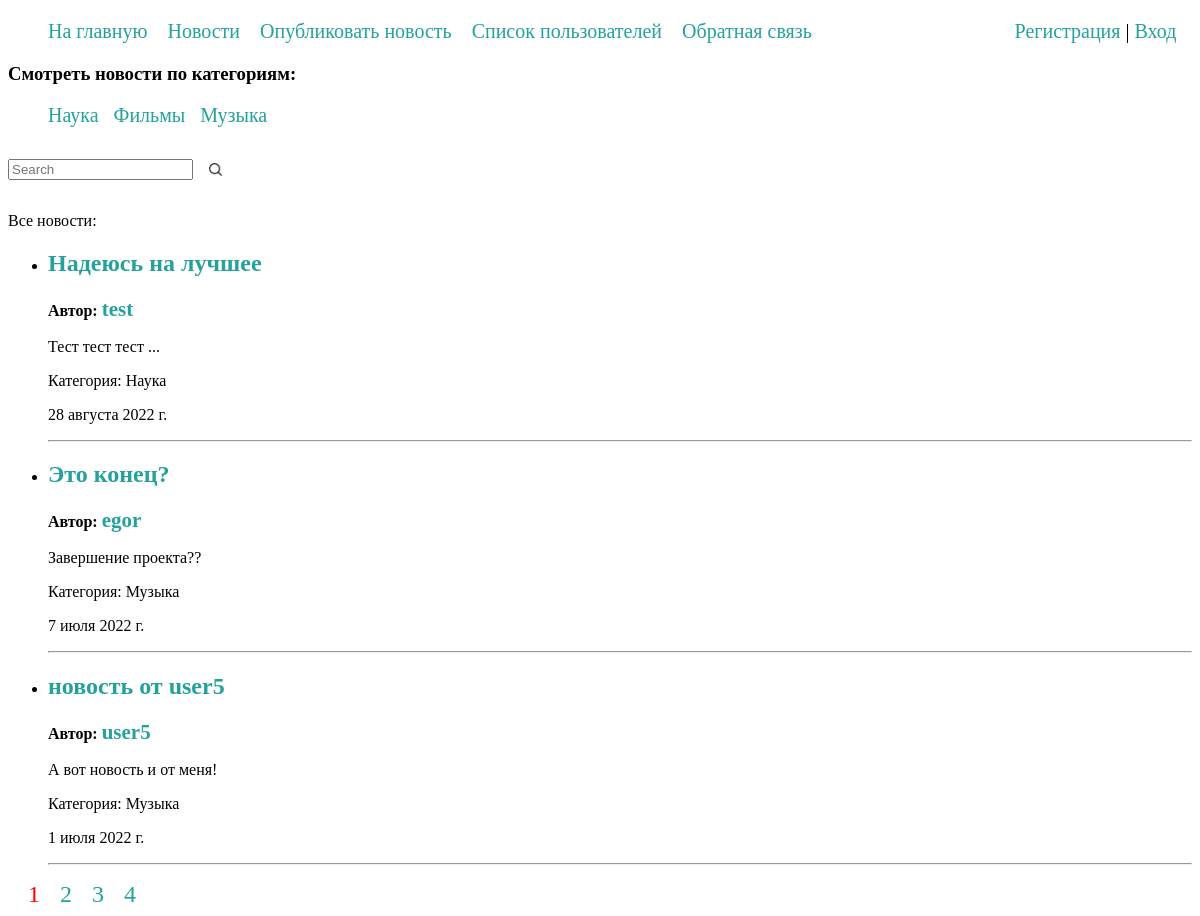
Page /news/ on the committed database.
### news/models.py (models this page shows, shortened)
class Category(models.Model):
    name = models.CharField(max_length=100, db_index=True, verbose_name='Категория')
    slug = models.SlugField(max_length=255, db_index=True, unique=True, verbose_name='URL')
    def __str__(self):
        return self.name
    def get_absolute_url(self):
        return reverse('category', kwargs={'cat_slug': self.slug})
    class Meta:
        verbose_name = 'Категории'
        verbose_name_plural = 'Категории'
        ordering = ['id']

class News(models.Model):
    title = models.CharField(max_length=255, verbose_name='Заголовок')
    content = models.TextField(blank=False, verbose_name='Текст новости')
    time_created = models.DateTimeField(auto_now_add=True)
    cat = models.ForeignKey('Category', on_delete=models.CASCADE, null=True, verbose_name='Категория')
    author = models.ForeignKey(User, on_delete=models.CASCADE, null=True, verbose_name='Автор')
    def get_absolute_url(self):
        return reverse('newsById', kwargs={'news_id': self.pk})
    class Meta:
        verbose_name = 'Новости'
        verbose_name_plural = 'Новости'
        ordering = ['-time_created', 'title']

### news/views.py (the view)
# urls.py: path('news/', AllNews.as_view(), name='news'),
class AllNews(DataMixin, ListView):
    model = News
    template_name = "news/news.html"
    context_object_name = 'posts'
    paginate_by = 3
    def get_context_data(self, *, object_list=None, **kwargs):
        context = super().get_context_data(**kwargs)
        context['form'] = SearchNews()
        mix_def = self.get_user_context(title='Новости')
        return dict(list(context.items()) + list(mix_def.items()))
    def get_queryset(self):
        return News.objects.select_related('cat', 'author', 'author__profile').all()

### news/forms.py
class SearchNews(forms.Form):
    searchBy = forms.CharField(max_length=150, label="", help_text="",
                               widget=forms.TextInput(attrs={'placeholder': 'Search'}))

### account/models.py (called while the page is built)
    def get_absolute_url(self):
        return reverse('profile', kwargs={'profile_id': self.pk})

### first_project/context_processors.py (called while the page is built)
def menu_proc(request):
    return {'menu': menu}

### news/utils.py (called while the page is built)
    def get_user_context(self, **kwargs):
        context = kwargs
        cats = Category.objects.all()
        context['cats'] = cats
        return context

### news/templates/news/news.html (shortened to what this page needs)
{% extends 'news/base.html' %}
{% load static %}
{% block content %}
<h3>Смотреть новости по категориям:</h3>
<div class="divcat">
<ul class="cati">
{% for c in cats %}
     <li>
         <a href="{{ c.get_absolute_url }}">{{c.name}}</a>
     </li>
{% endfor %}
</ul>
</div>
    <form action="searchBy?page=1" method="post" class="forSearch">
        {% for f in form %}
            <p class="formfield"><label for="{{ f.id_for_label }}">{{ f.label }} </label>{{ f }}</p>
        {% endfor %}
        <input type="image" class="searchBtn" src="{% static 'news/img/search.png' %}" border="0" alt="Submit" />
    </form>
<p>Все новости:</p>
<ul>
{% for p in posts %}
    <li>
        <h2><a href="{{ p.get_absolute_url }}">{{p.title}}</a></h2>
        <p><b>Автор: <a style="font-size: 21px;" href="{{ p.author.profile.get_absolute_url }}">{{ p.author.username }}</a></b></p>
        <p>{{p.content}}</p>
        <p>Категория: {{p.cat}}</p>
        <P>{{p.time_created|date:""}}</P>
    </li>
    <hr>
{% endfor %}
</ul>
{% if page_obj.has_other_pages %}
<nav class="paginate">
    <ul class="forPaginate">
        <li>
            {% if page_obj.number == 1 %}
            <a href="?page=1" style="color: red;">1</a>
            {% else %}
            <a href="?page=1">1</a>
            {% endif %}
        </li>
        {% for p in paginator.page_range %}
            {% if p != 1 and p != page_obj.paginator.num_pages %}
                {% if p >= page_obj.number|add:-2 and p <= page_obj.number|add:2 %}
                    <li>
                        {% if page_obj.number == p %}
                            <a href="?page={{ p }}" style="color: red;">{{ p }}</a>
                        {% else %}
                            <a href="?page={{ p }}">{{ p }}</a>
                        {% endif %}
                    </li>
                 {% elif p == 2 or p == paginator.num_pages|add:-1 %}
                    <li>
                       <a href="#" style="color: black;">...</a>
                    </li>
                {% endif %}
            {% endif %}
        {% endfor %}
        <li>
            {% if page_obj.number == page_obj.paginator.num_pages %}
            <a href="?page={{ page_obj.paginator.num_pages }}" style="color: red;">{{ page_obj.paginator.num_pages }}</a>
            {% else %}
            <a href="?page={{ page_obj.paginator.num_pages }}">{{ page_obj.paginator.num_pages }}</a>
            {% endif %}
        </li>
    </ul>
</nav>
{% endif %}
{% endblock %}

### news/static/news/css/styles.css (style rules this page uses)
.divcat { background-color:#eeeeee; display:inline; }
.cati li { display: inline; font-size: 20px; margin: 0px 10px 0px 0px; }
a:active, a:hover, a { text-decoration: none; color: #24a19c; }
.formfield * { vertical-align: middle; }
.forSearch { display: flex; align-items: center; }
.searchBtn { width: 15px; height: 15px; margin-left: 15px; }
.forPaginate { list-style: none; margin: 0; padding-left: 0; display: flex; font-size: 24px; }
.paginate { display: inline; }
.forPaginate li { margin-left: 20px; }

### rows in the picture
Category: name "Наука"
Category: name "Фильмы"
Category: name "Музыка"
News: title "Надеюсь на лучшее", author.username "test", content "Тест тест тест ...", cat "Наука", time_created "28 августа 2022 г."
News: title "Это конец?", author.username "egor", content "Завершение проекта??", cat "Музыка", time_created "7 июля 2022 г."
News: title "новость от user5", author.username "user5", content "А вот новость и от меня!", cat "Музыка", time_created "1 июля 2022 г."

### other values in the picture
{{ m.title }} "На главную" "Новости" "Опубликовать новость" "Список пользователей" "Обратная связь"
{{ p }} "2" "3"
{{ page_obj.paginator.num_pages }} "4"
